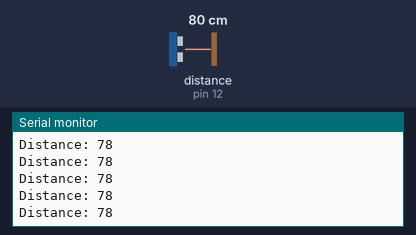
The sketch below on a simulated Arduino Uno, built with avr-gcc and run on an emulated ATmega328P. Parts: the last lines printed to the serial monitor. Wiring (inferred from the names in the program): ultrasonic range finder: trigger pin 13; echo pin 12. Inputs (shaded band) come from the test bench; at power-on: distance to the obstacle (sensor on pin 12) 80 cm. The echo pulse lasts 58.3 µs per cm.

Above: at 1.2 s.
1.3 s: distance to the obstacle (sensor on pin 12) set to 2 cm
At 1.38 s:
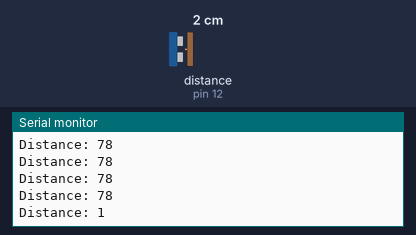
4.3 s: distance to the obstacle (sensor on pin 12) set to 250 cm
At 4.41 s:
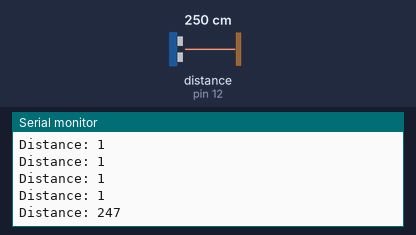
Timing chart, 0 to 7.3 s (numbered marks = the images above; inputs shaded):
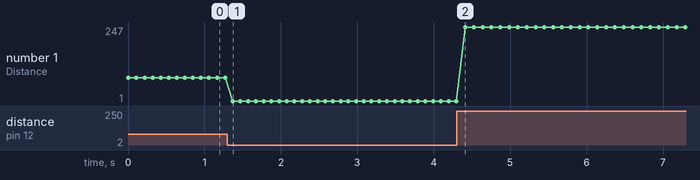

The sketch:

wave_distance_check.ino
```cpp
// 定義
#define trigPin 13
#define echoPin 12

void setup() {
  Serial.begin(9600);
  pinMode(trigPin, OUTPUT);
  pinMode(echoPin, INPUT);
}

void loop() {
  long duration, distance;
  digitalWrite(trigPin, LOW);
  delayMicroseconds(2);
  digitalWrite(trigPin, HIGH);
  delayMicroseconds(10);
  digitalWrite(trigPin, LOW);
  duration = pulseIn(echoPin, HIGH);

  // 音波が物体に達するまでの時間を距離に変換
  distance = duration * 0.034 / 2; // 音速(約34 cm/ms)で割り、往復距離なので2で割る

  // 測定結果をシリアルモニターに出力
  Serial.print("Distance: ");
  Serial.println(distance);

  delay(100); // 測定を安定化するための遅延
}
```

Measured:
- after the input at 1.3 s, the serial monitor: prints a new line after 0.07 s (image 1)
- after the input at 4.3 s, the serial monitor: prints a new line after 0.11 s (image 2)
- plotted number 1: 78 → 1 after the input at 1.3 s, 1 → 2 after the input at 4.3 s
